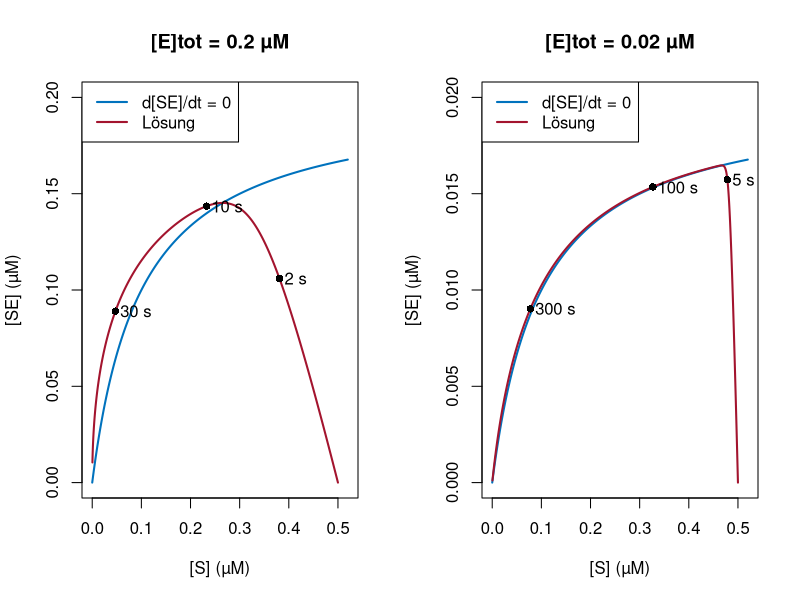

Reproduce this figure in R.
# Abb. 4.15: Michaelis-Menten-System in der ([S], [SE])-Ebene (Buch, Abschnitt 4.3, Gl. 4.13)
# Lösung mit Zeitmarken und die Kurve d[SE]/dt = 0, also [SE] = [E]tot [S]/([S] + k50); links [E]tot = 0.2 µM, rechts 0.02 µM
# (c) 2026 Philipp Kügler · Programm zum Buch „Dynamische Systeme in den Lebenswissenschaften“ · MIT-Lizenz (siehe LICENSE)
library(deSolve)                         # Paket deSolve: install.packages("deSolve")
k1 <- 1; k2 <- 1e-4; k3 <- 0.1                 # Raten in 1/(µM s) bzw. 1/s
S0 <- 0.5                                      # µM
k50 <- (k2 + k3) / k1
# z = ([S], [E], [SE], [P]): Substrat, Enzym, Komplex, Produkt
mm <- function(t, z) c(-k1 * z[1] * z[2] + k2 * z[3], -k1 * z[1] * z[2] + (k2 + k3) * z[3],
                       k1 * z[1] * z[2] - (k2 + k3) * z[3], k3 * z[3])
loese <- function(f, z0, t) ode(z0, t, function(t, z, p) list(f(t, z)), NULL, method = "lsoda", rtol = 1e-10, atol = 1e-14)

par(mfrow = c(1, 2))
for (fall in list(list(0.2, 60, c(2, 10, 30)), list(0.02, 600, c(5, 100, 300)))) {
  E0 <- fall[[1]]; T <- fall[[2]]
  x <- loese(mm, c(S0, E0, 0, 0), seq(0, T, length.out = 4001))
  Sg <- seq(0, 0.52, length.out = 300)
  plot(Sg, E0 * Sg / (Sg + k50), type = "l", col = rgb(0, 0.447, 0.741), lwd = 2, ylim = c(0, E0),
       xlab = "[S] (µM)", ylab = "[SE] (µM)", main = sprintf("[E]tot = %g µM", E0))
  lines(x[, 2], x[, 4], col = rgb(0.64, 0.08, 0.18), lwd = 2)
  for (tm in fall[[3]]) {
    i <- which(x[, 1] >= tm - 1e-9)[1]
    points(x[i, 2], x[i, 4], pch = 16); text(x[i, 2] + 0.01, x[i, 4], sprintf("%d s", tm), adj = 0)
    cat(sprintf("[E]tot = %g: t = %3d s: [S] = %.4f, [SE] = %.5f\n", E0, tm, x[i, 2], x[i, 4]))
  }
  legend("topleft", legend = c("d[SE]/dt = 0", "Lösung"), col = c(rgb(0, 0.447, 0.741), rgb(0.64, 0.08, 0.18)), lwd = 2)
}
